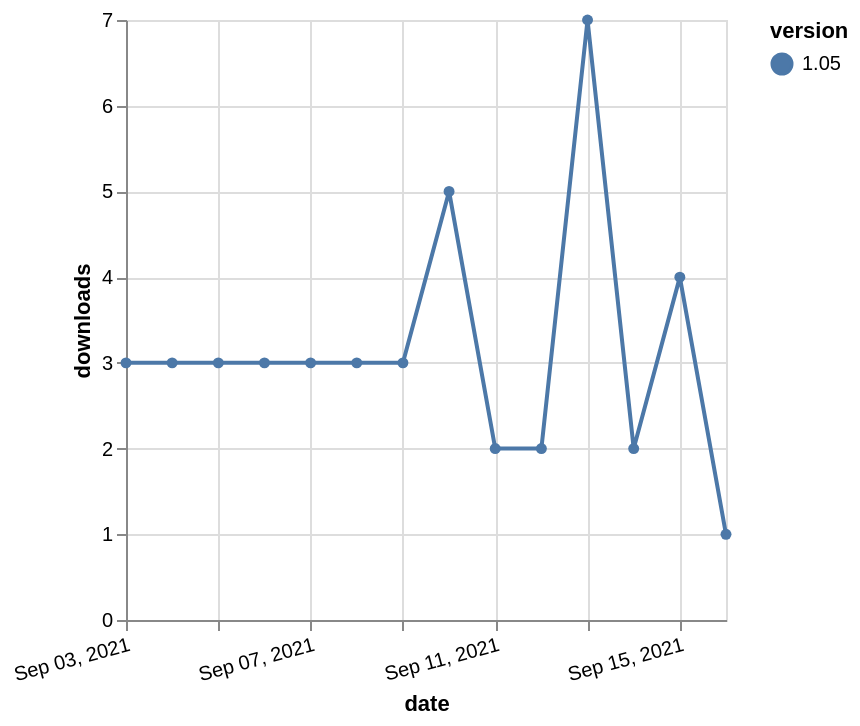

Express this chart as Vega-Lite.
### Vega-Lite specification from a JSON file in a GitHub repository (floating-point values rounded to 4 significant figures)
{"$schema": "https://vega.github.io/schema/vega-lite/v5.json", "description": "A simple bar chart with embedded data.", "data": {"values": [{"date": "2021-09-03", "total": 5813, "delta": 3, "version": "1.05"}, {"date": "2021-09-04", "total": 5816, "delta": 3, "version": "1.05"}, {"date": "2021-09-05", "total": 5819, "delta": 3, "version": "1.05"}, {"date": "2021-09-06", "total": 5822, "delta": 3, "version": "1.05"}, {"date": "2021-09-07", "total": 5825, "delta": 3, "version": "1.05"}, {"date": "2021-09-08", "total": 5828, "delta": 3, "version": "1.05"}, {"date": "2021-09-09", "total": 5831, "delta": 3, "version": "1.05"}, {"date": "2021-09-10", "total": 5836, "delta": 5, "version": "1.05"}, {"date": "2021-09-11", "total": 5838, "delta": 2, "version": "1.05"}, {"date": "2021-09-12", "total": 5840, "delta": 2, "version": "1.05"}, {"date": "2021-09-13", "total": 5847, "delta": 7, "version": "1.05"}, {"date": "2021-09-14", "total": 5849, "delta": 2, "version": "1.05"}, {"date": "2021-09-15", "total": 5853, "delta": 4, "version": "1.05"}, {"date": "2021-09-16", "total": 5854, "delta": 1, "version": "1.05"}]}, "width": "container", "mark": {"type": "line", "point": {"filled": true}}, "encoding": {"x": {"field": "date", "type": "temporal", "timeUnit": "yearmonthdate", "title": "date", "axis": {"labelAngle": -15}}, "y": {"field": "delta", "type": "quantitative", "title": "downloads"}, "color": {"field": "version", "type": "nominal"}, "tooltip": {"field": "delta"}}}
